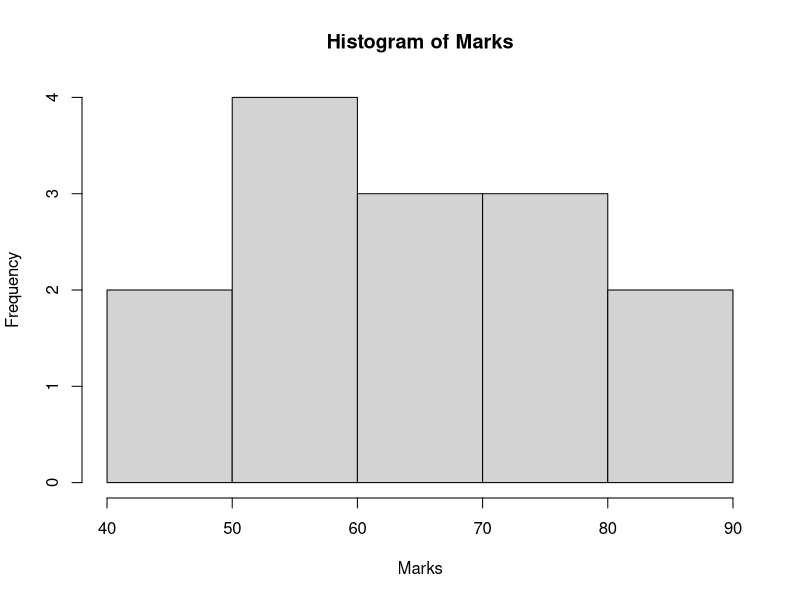

Write R code to recreate this figure.
Marks <- c(45, 50, 52, 55, 58, 60,
            65, 68, 70, 72, 75, 80, 85, 90)

hist(Marks,
     main = "Histogram of Marks",
     xlab = "Marks",
     ylab = "Frequency")
